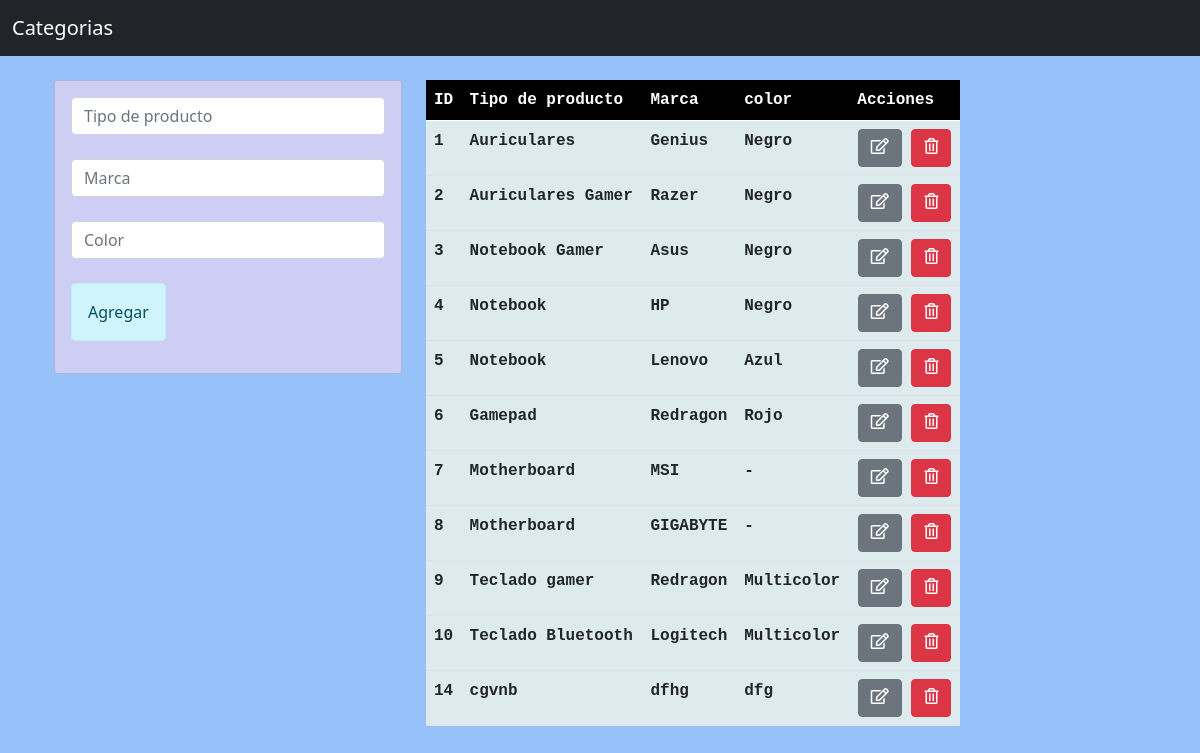
/Inicio/index/Categorias/categorias.php, run on the app's committed database.
### tables this page shows
CREATE TABLE `categoria` (
  `categoriaID` int(11) NOT NULL,
  `tipo_producto` varchar(50) DEFAULT NULL,
  `marca` varchar(50) DEFAULT NULL,
  `color` varchar(50) DEFAULT NULL
);

### Inicio/index/Categorias/categorias.php (the view, shortened to what this page needs)
<?php  include("base.php") ?>
<?php  include("includes/header.php") ?>
<div class="container p-4">
    <div class="row">
        <div class="col-md-4" >
            <div class="card card-body" style="background:#CECEF4">
                <form action="Guardar.php" method="POST">
                    <div class="form-group">
                        <input type="text" name="tipo_producto" class="form-control" placeholder="Tipo de producto"
                        autofocus>
                        <br>
                        <input type="text" name="marca" class="form-control" placeholder="Marca"
                        autofocus>
                        <br>
                        <input type="text" name="color" class="form-control" placeholder="Color"
                        autofocus>
                        <br>
                    </div>
                    <div class="form-group">
                        <input type="submit" name="envio" class="alert alert-info" value="Agregar">
                    </div>
                </form>
            </div>
        </div>
        <div class="col-md-6">
        <FONT FACE="courier new">
                <table class="table">
                    <thead class="thead-dark">
                        <tr style="background-color: black; color: #FFFFFF">
                            <th scope="col">ID</th>
                            <th scope="col">Tipo de producto</th>
                            <th scope="col">Marca</th>
                            <th scope="col">color</th>
                            <th scope="col">Acciones</th>
                        </tr>
                    </thead>
                    <tbody class="fondo">
                        <?php
                        $traer = "SELECT * FROM categoria";
                        $all_products = mysqli_query($DB, $traer);
                        while($row = mysqli_fetch_array($all_products)){?>
                        <tr>
                            <td>
                                <?php
                                echo $row['categoriaID'];
                                ?>
                            </td>
                            <td>
                            <?php
                                echo $row['tipo_producto'];
                            ?>
                            </td>
                            <td>
                            <?php
                                echo $row['marca'];
                                ?>
                            </td>
                            <td>
                            <?php
                                echo $row['color'];
                                ?>
                            </td>
                            <td>
                                <center>
                                <a href="Editar.php?categoriaID=<?php echo $row['categoriaID'] ?>" class="btn btn-secondary"><i class="far fa-edit"></i></a>
                                <a href="Borrar.php?categoriaID=<?php echo $row['categoriaID'] ?>" class="btn btn-danger"><i class="far fa-trash-alt"></i></a>
                                </center>
                            </td>
                        </tr>
                        <?php } ?>
                    </tbody>
                </table>
                </FONT>
        </div>
    </div>
</div>
<?php  include("includes/footer.php") ?>

### Inicio/index/Categorias/includes/header.php (shortened to what this page needs)
<!DOCTYPE html>
<html lang="en">
<head>
    <link href="https://cdn.jsdelivr.net/npm/bootstrap@5.0.2/dist/css/bootstrap.min.css" rel="stylesheet">
    <link rel="stylesheet" href="https://pro.fontawesome.com/releases/v5.10.0/css/all.css"/>
    <link rel="stylesheet" href="style.css">
  </head>
<body style="background-color: #97C2F9">
<nav class="navbar navbar-dark bg-dark">
    <div class="container-fluid">
      <a class="navbar-brand" href="categorias.php">Categorias</a>
    </div>
  </nav>

### Inicio/index/Categorias/includes/footer.php (shortened to what this page needs)
</body>
</html>

### Inicio/index/Categorias/style.css (style rules this page uses)
body { background-image: url("https://encrypted-tbn0.gstatic.com/images?q=tbn:ANd9GcSYZEdjsR7e1v1V2gOzPx6lwNFlYJYQzZrPh7ffMTjICuzx2o3gKV7u1Rc8ux58iiOonHg&usqp=CAU"); background-size: cover; width: 100%; height: 100vh; }
.fondo { background-color: #DDEBEE; font-weight: bolder; }

### data on the page
categoria: categoriaID "1", tipo_producto "Auriculares", marca "Genius", color "Negro"
categoria: categoriaID "2", tipo_producto "Auriculares Gamer", marca "Razer", color "Negro"
categoria: categoriaID "3", tipo_producto "Notebook Gamer", marca "Asus", color "Negro"
categoria: categoriaID "4", tipo_producto "Notebook", marca "HP", color "Negro"
categoria: categoriaID "5", tipo_producto "Notebook", marca "Lenovo", color "Azul"
categoria: categoriaID "6", tipo_producto "Gamepad", marca "Redragon", color "Rojo"
categoria: categoriaID "7", tipo_producto "Motherboard", marca "MSI", color "-"
categoria: categoriaID "8", tipo_producto "Motherboard", marca "GIGABYTE", color "-"
categoria: categoriaID "9", tipo_producto "Teclado gamer", marca "Redragon", color "Multicolor"
categoria: categoriaID "10", tipo_producto "Teclado Bluetooth", marca "Logitech", color "Multicolor"
categoria: categoriaID "14", tipo_producto "cgvnb", marca "dfhg", color "dfg"
